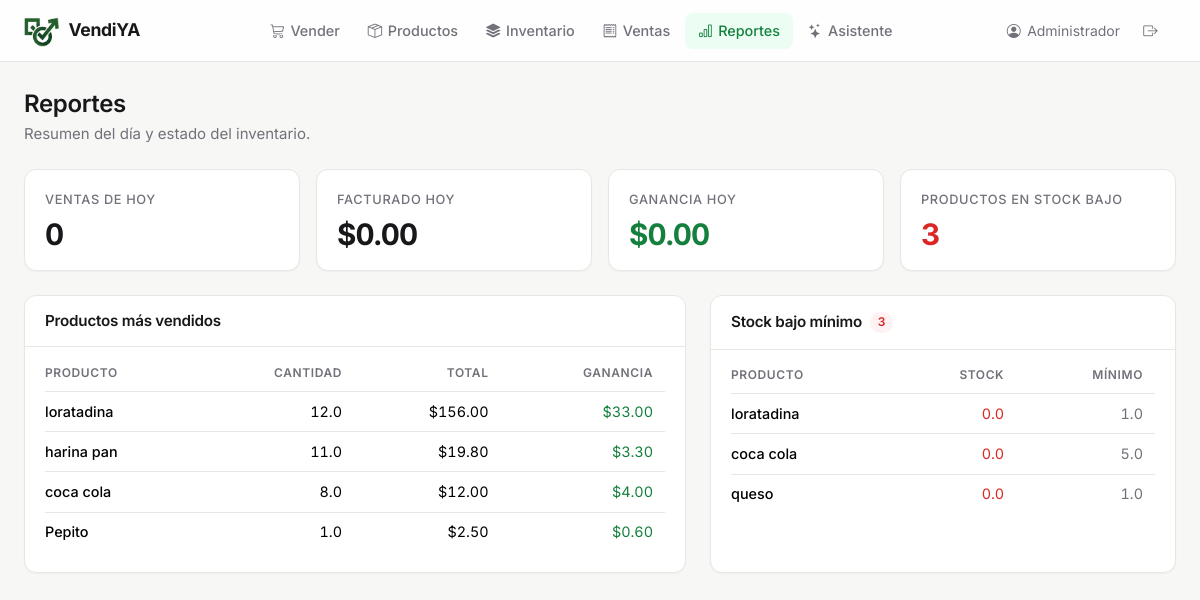
The app's page /reportes (signed in), older data.
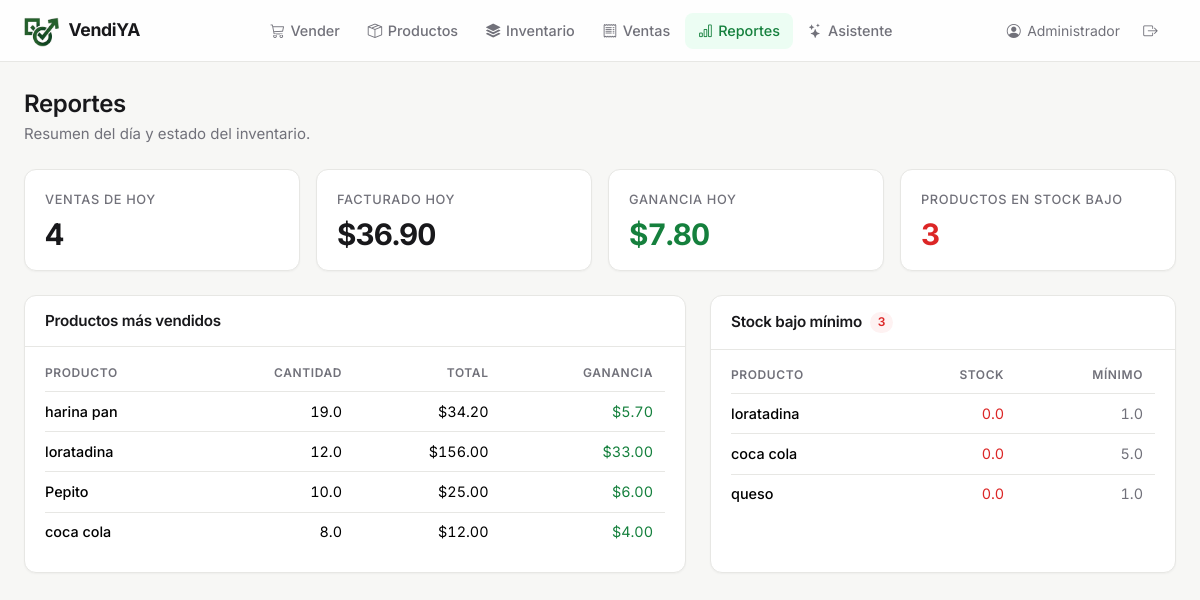
The same page, newer data.
### tables this page shows
CREATE TABLE productos (
    id INTEGER PRIMARY KEY AUTOINCREMENT,
    codigo_barras TEXT UNIQUE,
    nombre TEXT NOT NULL,
    categoria_id INTEGER,
    precio_compra REAL DEFAULT 0,
    precio_venta REAL NOT NULL,
    stock_actual REAL DEFAULT 0,
    stock_minimo REAL DEFAULT 0,
    unidad_medida TEXT DEFAULT 'unidad',
    iva REAL DEFAULT 0,
    activo INTEGER DEFAULT 1,
    FOREIGN KEY (categoria_id) REFERENCES categorias(id)
);

### app.py (the view, shortened to what this page needs)
@app.route('/reportes')
@login_required
def reportes():
    conn = get_db()
    arch = get_archive_db()
    hoy = datetime.now().strftime("%Y-%m-%d")
    ventas_hoy = conn.execute("""
        SELECT COUNT(*) as num,
               COALESCE(SUM(total),0) as total,
               COALESCE(SUM(ganancia),0) as ganancia
        FROM ventas WHERE date(fecha) = ?
    """, (hoy,)).fetchone()
    top1 = conn.execute("""
        SELECT p.nombre, SUM(d.cantidad) as cantidad,
               SUM(d.subtotal) as total, SUM(d.ganancia) as ganancia
        FROM venta_detalle d
        JOIN productos p ON d.producto_id = p.id
        GROUP BY d.producto_id
    """).fetchall()
    top2 = arch.execute("""
        SELECT 'Producto #' || d.producto_id as nombre,
               SUM(d.cantidad) as cantidad,
               SUM(d.subtotal) as total, SUM(d.ganancia) as ganancia
        FROM venta_detalle d
        GROUP BY d.producto_id
    """).fetchall()
    combinado = {}
    for r in top1:
        combinado[r['nombre']] = {'nombre': r['nombre'], 'cantidad': r['cantidad'],
                                  'total': r['total'], 'ganancia': r['ganancia']}
    top_productos = sorted(combinado.values(), key=lambda x: x['cantidad'], reverse=True)[:10]
    stock_bajo = conn.execute("""
        SELECT nombre, stock_actual, stock_minimo FROM productos
        WHERE activo = 1 AND stock_actual <= stock_minimo
        ORDER BY stock_actual ASC
    """).fetchall()
    conn.close()
    arch.close()
    return render_template('reportes.html',
                           ventas_hoy=dict(ventas_hoy) if ventas_hoy else {'num':0,'total':0,'ganancia':0},
                           top_productos=top_productos,
                           stock_bajo=[dict(p) for p in stock_bajo])

### app.py (called while the page is built)
def login_required(f):
    @wraps(f)
    def wrapper(*args, **kwargs):
        if 'usuario_id' not in session:
            return redirect(url_for('login'))
        return f(*args, **kwargs)
    return wrapper

### database.py (called while the page is built)
def get_db():
    conn = sqlite3.connect(DB_PATH)
    conn.row_factory = sqlite3.Row
    conn.execute("PRAGMA foreign_keys = ON")
    return conn

### templates/reportes.html (shortened to what this page needs)
{% extends "base.html" %}
{% block content %}
<div class="page-header">
  <div>
    <h1>Reportes</h1>
    <p>Resumen del día y estado del inventario.</p>
  </div>
</div>
<div class="row g-3 mb-4">
  <div class="col-sm-6 col-lg-3">
    <div class="card stat">
      <div class="stat-label">Ventas de hoy</div>
      <div class="stat-value">{{ ventas_hoy.num }}</div>
    </div>
  </div>
  <div class="col-sm-6 col-lg-3">
    <div class="card stat">
      <div class="stat-label">Facturado hoy</div>
      <div class="stat-value">${{ '%.2f'|format(ventas_hoy.total) }}</div>
    </div>
  </div>
  <div class="col-sm-6 col-lg-3">
    <div class="card stat">
      <div class="stat-label">Ganancia hoy</div>
      <div class="stat-value text-success">${{ '%.2f'|format(ventas_hoy.ganancia) }}</div>
    </div>
  </div>
  <div class="col-sm-6 col-lg-3">
    <div class="card stat">
      <div class="stat-label">Productos en stock bajo</div>
      <div class="stat-value {{ 'text-danger' if stock_bajo }}">{{ stock_bajo|length }}</div>
    </div>
  </div>
</div>
<div class="row g-4">
  <div class="col-lg-7">
    <div class="card h-100">
      <div class="card-header"><h2 class="card-title-sm">Productos más vendidos</h2></div>
      <div class="card-body pt-2">
        <div class="table-responsive">
          <table class="table table-sm">
            <thead>
              <tr>
                <th>Producto</th>
                <th class="text-end">Cantidad</th>
                <th class="text-end">Total</th>
                <th class="text-end">Ganancia</th>
              </tr>
            </thead>
            <tbody>
              {% for p in top_productos %}
              <tr>
                <td class="fw-medium">{{ p.nombre }}</td>
                <td class="text-end num">{{ p.cantidad }}</td>
                <td class="text-end num">${{ '%.2f'|format(p.total) }}</td>
                <td class="text-end num text-success">${{ '%.2f'|format(p.ganancia or 0) }}</td>
              </tr>
              {% else %}
              <tr><td colspan="4" class="empty">Sin ventas registradas</td></tr>
              {% endfor %}
            </tbody>
          </table>
        </div>
      </div>
    </div>
  </div>
  <div class="col-lg-5">
    <div class="card h-100">
      <div class="card-header">
        <h2 class="card-title-sm">Stock bajo mínimo
          {% if stock_bajo %}<span class="badge bg-danger">{{ stock_bajo|length }}</span>{% endif %}
        </h2>
      </div>
      <div class="card-body pt-2">
        <div class="table-responsive">
          <table class="table table-sm">
            <thead>
              <tr>
                <th>Producto</th>
                <th class="text-end">Stock</th>
                <th class="text-end">Mínimo</th>
              </tr>
            </thead>
            <tbody>
              {% for p in stock_bajo %}
              <tr>
                <td class="fw-medium">{{ p.nombre }}</td>
                <td class="text-end num text-danger">{{ p.stock_actual }}</td>
                <td class="text-end num text-muted">{{ p.stock_minimo }}</td>
              </tr>
              {% else %}
              <tr><td colspan="3" class="empty">Todo el inventario está en orden</td></tr>
              {% endfor %}
            </tbody>
          </table>
        </div>
      </div>
    </div>
  </div>
</div>
{% endblock %}

Row changes from the older to the newer data that the page shows:
changed productos "harina pan": cantidad "11.0" → "19.0"; total "19.80" → "34.20"; ganancia "3.30" → "5.70"
changed productos "Pepito": cantidad "1.0" → "10.0"; total "2.50" → "25.00"; ganancia "0.60" → "6.00"
Text that changed along with them:
{{ ventas_hoy.num }}: "0" → "4"
{{ '%.2f'|format(ventas_hoy.total) }}: "0.00" → "36.90"
{{ '%.2f'|format(ventas_hoy.ganancia) }}: "0.00" → "7.80"
